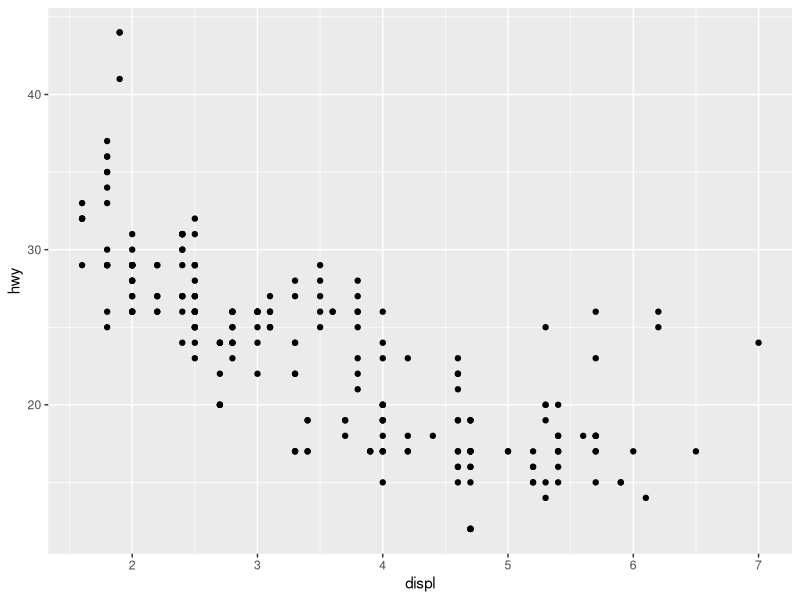
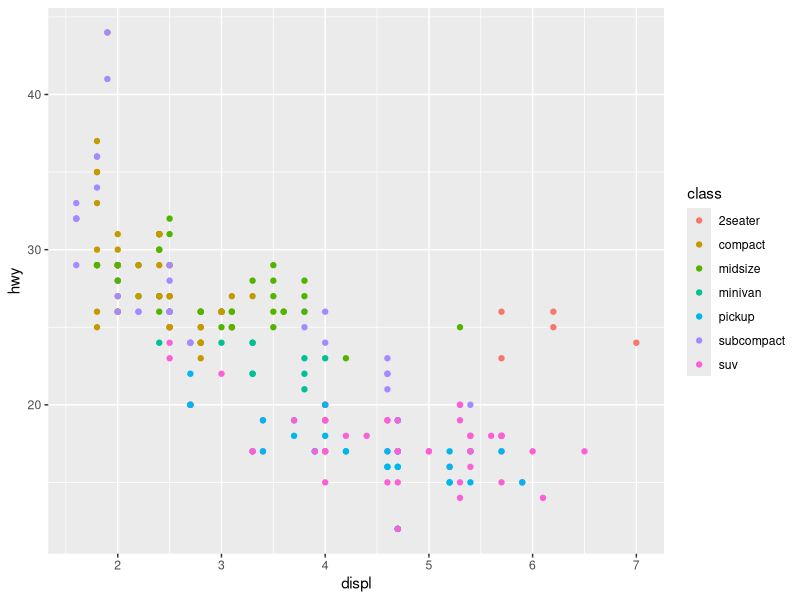
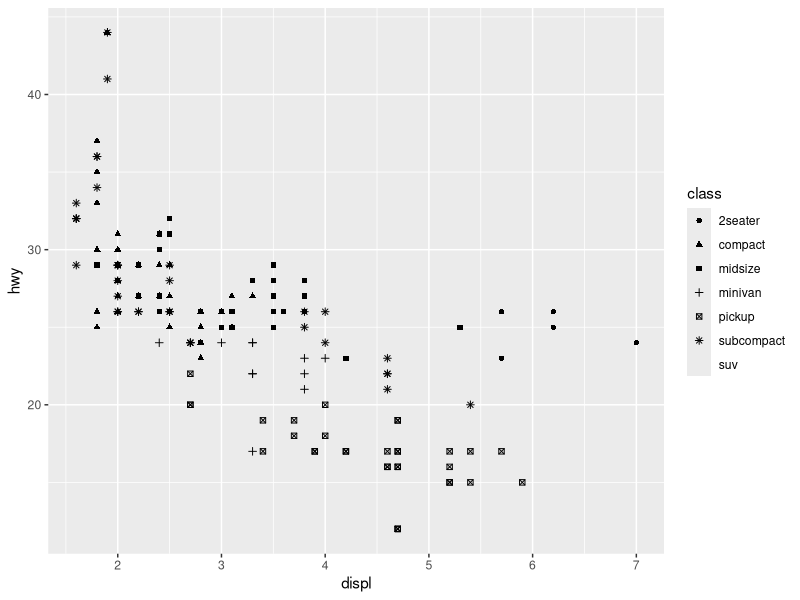
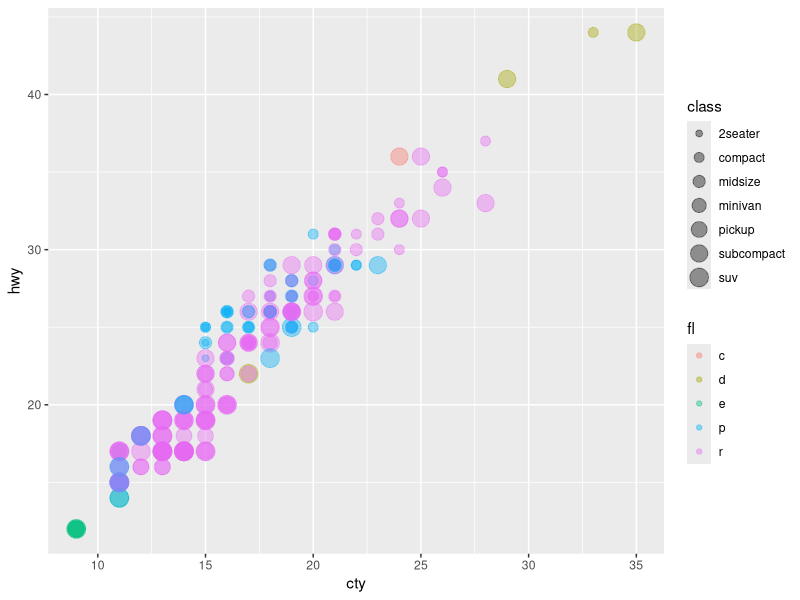
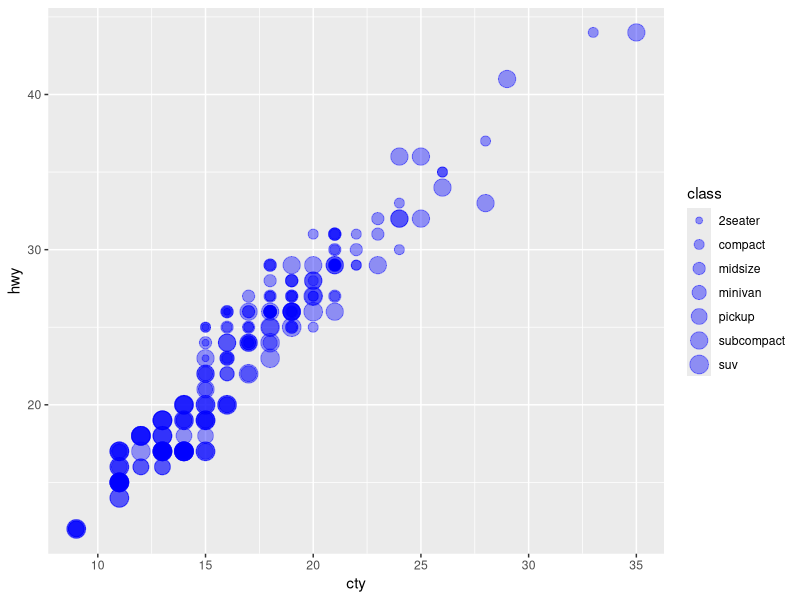
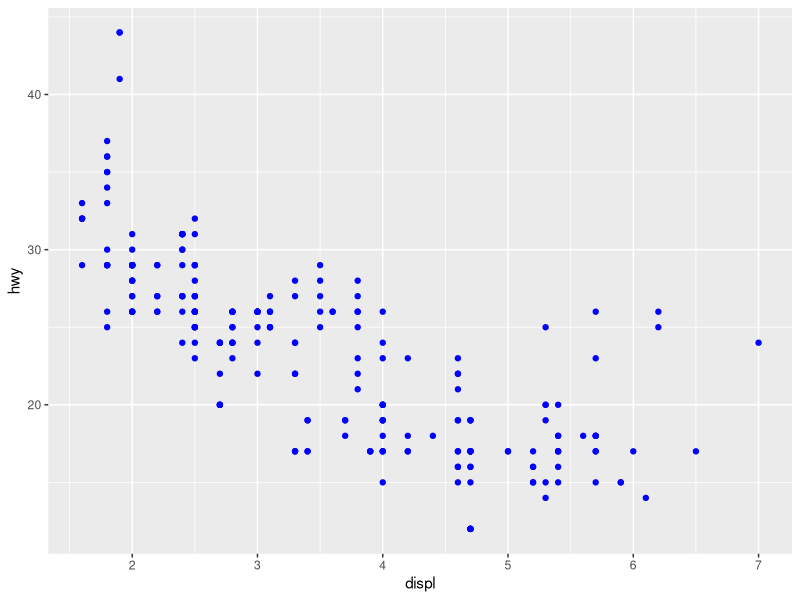
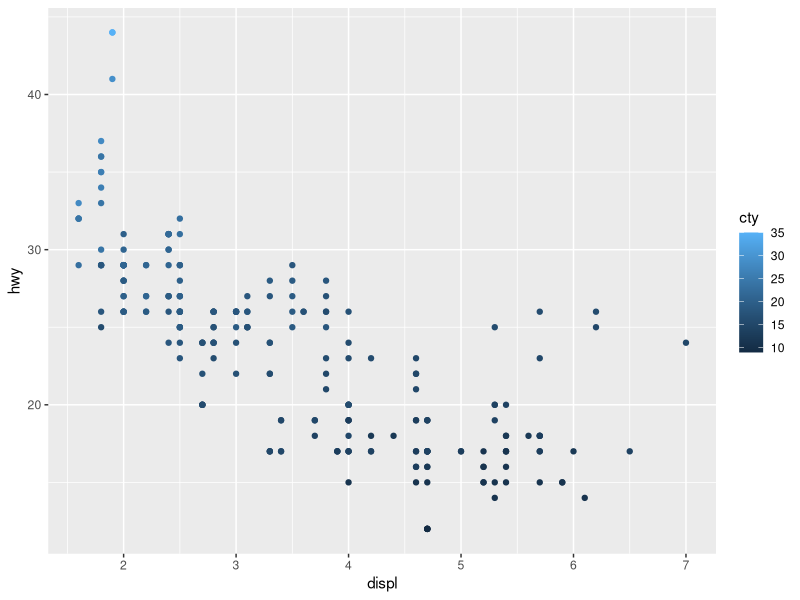
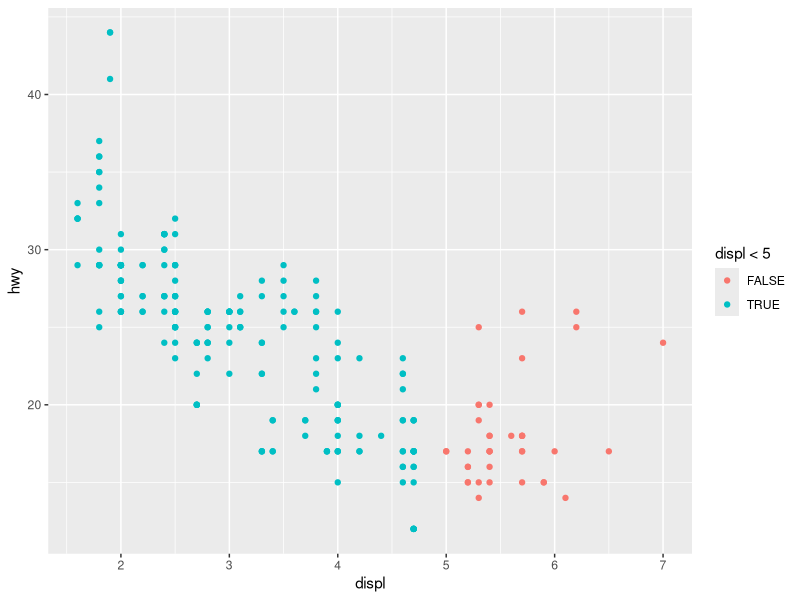

Write the R code that produced these figures, in order.
## ---- chunk 1
knitr::opts_chunk$set(echo = TRUE)
library(tidyverse)
## ---- chunk 2
data(mpg)

g <- ggplot(mpg, aes(x = displ, y = hwy))
g + geom_point()

## ---- chunk 3
g <- ggplot(mpg, aes(x = displ, y = hwy, color = class)) + 
  geom_point()
g

## ---- chunk 4
g <- ggplot(mpg, aes(x = displ, y = hwy, shape = class)) + 
  geom_point()
g

## ---- chunk 5
ggplot(mpg, aes(x = cty, y = hwy, size = class , color = fl)) + 
  geom_point(alpha = .4)

## ---- chunk 6
ggplot(mpg, aes(x = cty, y = hwy, size = class)) + 
  geom_point(alpha = .4, color = "blue")

## ---- chunk 7
 ggplot(data = mpg) + 
      geom_point(aes(x = displ, y = hwy), color = "blue")

## ---- chunk 8
 ggplot(mpg, aes(x = displ, y = hwy, color = cty)) + 
      geom_point()

## ---- chunk 9
 ggplot(mpg, aes(x = displ, y = hwy, color = displ < 5)) + 
      geom_point()
## ---- chunk 10
 ggplot(mpg, aes(x = drv, y = hwy)) + 
      geom_boxplot()
## ---- chunk 11
 ggplot(mpg, aes(x = displ, y = hwy)) + 
  geom_point(color = "blue") +
  geom_smooth(method = "lm") +
  geom_smooth(method = "loess", color = "red") +
  ggtitle("Scatter plot") +
  xlab("Engine Displacement") +
  ylab("Highway") +
  theme_bw()+
  theme(text = element_text(size = 8),line = element_line(size = .4))+
  facet_wrap(~factor(class), scales = "free")
  
  
  
  
